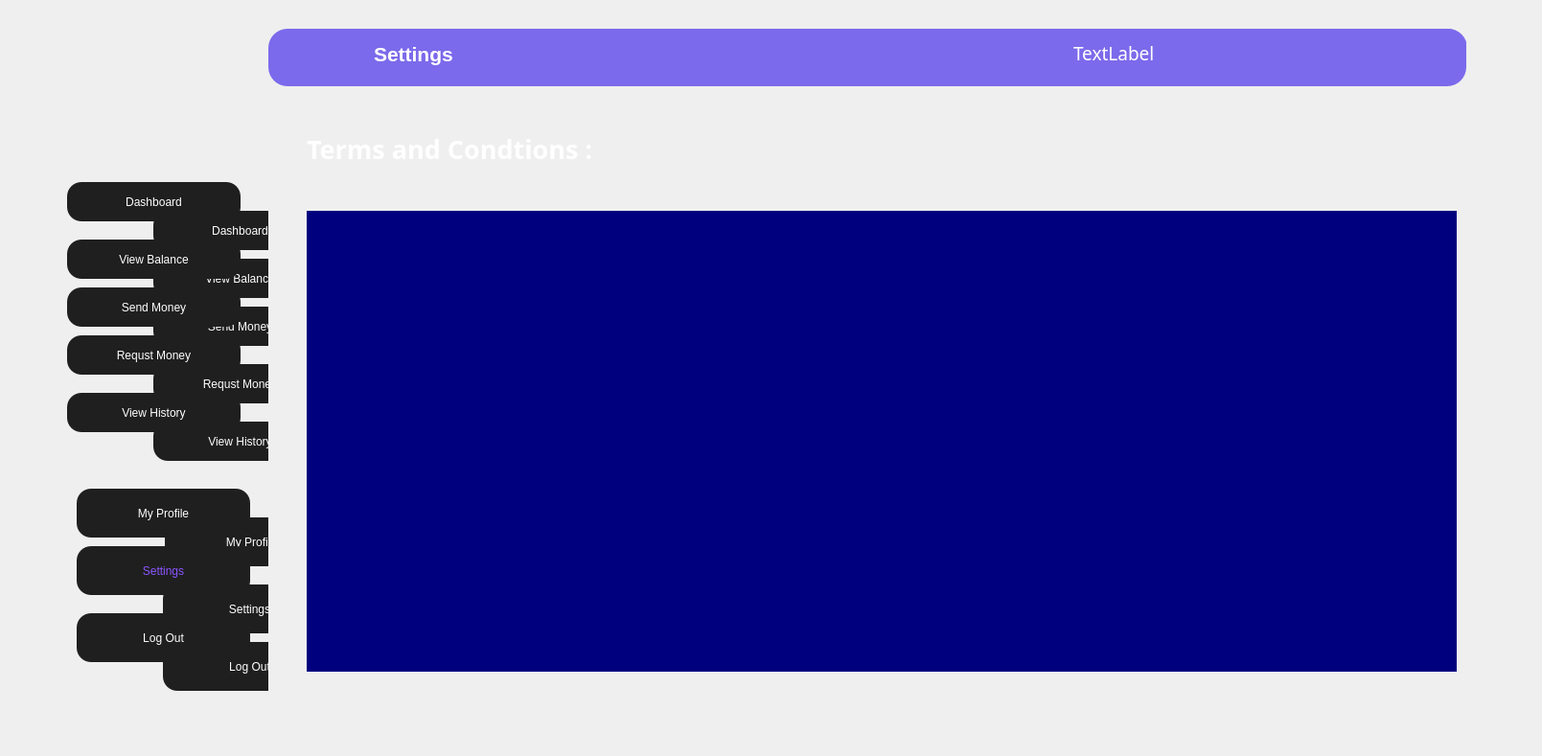
    <widget class="QWidget" name="page_5">
     <widget class="QWidget" name="widget_9" native="true">
      <property name="geometry">
       <rect>
        <x>0</x>
        <y>0</y>
        <width>1600</width>
        <height>780</height>
       </rect>
      </property>
      <widget class="QWidget" name="widget_10" native="true">
       <property name="geometry">
        <rect>
         <x>0</x>
         <y>0</y>
         <width>280</width>
         <height>780</height>
        </rect>
       </property>
       <property name="styleSheet">
        <string notr="true">QPushButton{
	background-color: rgb(31, 31, 31);
	color: rgb(255, 255, 255);
	font: 700 12pt &quot;Arial&quot;;
    border-radius:15px;
}</string>
       </property>
       <widget class="QPushButton" name="pushButton_43">
        <property name="geometry">
         <rect>
          <x>160</x>
          <y>380</y>
          <width>181</width>
          <height>41</height>
         </rect>
        </property>
        <property name="text">
         <string>Requst Money</string>
        </property>
       </widget>
       <widget class="QPushButton" name="pushButton_44">
        <property name="geometry">
         <rect>
          <x>170</x>
          <y>610</y>
          <width>181</width>
          <height>51</height>
         </rect>
        </property>
        <property name="text">
         <string>Settings</string>
        </property>
       </widget>
       <widget class="QPushButton" name="pushButton_45">
        <property name="geometry">
         <rect>
          <x>160</x>
          <y>270</y>
          <width>181</width>
          <height>41</height>
         </rect>
        </property>
        <property name="text">
         <string>View Balance</string>
        </property>
       </widget>
       <widget class="QPushButton" name="pushButton_46">
        <property name="geometry">
         <rect>
          <x>172</x>
          <y>540</y>
          <width>181</width>
          <height>51</height>
         </rect>
        </property>
        <property name="text">
         <string>My Profile</string>
        </property>
       </widget>
       <widget class="QPushButton" name="pushButton_47">
        <property name="geometry">
         <rect>
          <x>160</x>
          <y>220</y>
          <width>181</width>
          <height>41</height>
         </rect>
        </property>
        <property name="text">
         <string>Dashboard</string>
        </property>
       </widget>
       <widget class="QPushButton" name="pushButton_48">
        <property name="geometry">
         <rect>
          <x>160</x>
          <y>440</y>
          <width>181</width>
          <height>41</height>
         </rect>
        </property>
        <property name="styleSheet">
         <string notr="true">background-color: rgb(31, 31, 31);</string>
        </property>
        <property name="text">
         <string>View History</string>
        </property>
       </widget>
       <widget class="QPushButton" name="pushButton_49">
        <property name="geometry">
         <rect>
          <x>160</x>
          <y>320</y>
          <width>181</width>
          <height>41</height>
         </rect>
        </property>
        <property name="text">
         <string>Send Money</string>
        </property>
       </widget>
       <widget class="QPushButton" name="pushButton_50">
        <property name="geometry">
         <rect>
          <x>170</x>
          <y>670</y>
          <width>181</width>
          <height>51</height>
         </rect>
        </property>
        <property name="text">
         <string>Log Out</string>
        </property>
       </widget>
       <widget class="QLabel" name="label_40">
        <property name="geometry">
         <rect>
          <x>0</x>
          <y>10</y>
          <width>281</width>
          <height>780</height>
         </rect>
        </property>
        <property name="styleSheet">
         <string notr="true">background-image: url(:/new/prefix1/leftSide.png);
QPushButton{
	background-color: rgb(31, 31, 31);
	color: rgb(255, 255, 255);
	font: 700 12pt &quot;Arial&quot;;
    border-radius:15px;
}</string>
        </property>
        <property name="text">
         <string/>
        </property>
        <property name="pixmap">
         <pixmap resource="assets.qrc">:/new/prefix1/leftSide.png</pixmap>
        </property>
        <property name="scaledContents">
         <bool>true</bool>
        </property>
       </widget>
       <widget class="QPushButton" name="pushButton_51">
        <property name="geometry">
         <rect>
          <x>70</x>
          <y>410</y>
          <width>181</width>
          <height>41</height>
         </rect>
        </property>
        <property name="styleSheet">
         <string notr="true">background-color: rgb(31, 31, 31);</string>
        </property>
        <property name="text">
         <string>View History</string>
        </property>
       </widget>
       <widget class="QPushButton" name="pushButton_52">
        <property name="geometry">
         <rect>
          <x>80</x>
          <y>640</y>
          <width>181</width>
          <height>51</height>
         </rect>
        </property>
        <property name="text">
         <string>Log Out</string>
        </property>
       </widget>
       <widget class="QPushButton" name="pushButton_53">
        <property name="geometry">
         <rect>
          <x>70</x>
          <y>300</y>
          <width>181</width>
          <height>41</height>
         </rect>
        </property>
        <property name="text">
         <string>Send Money</string>
        </property>
       </widget>
       <widget class="QPushButton" name="pushButton_54">
        <property name="geometry">
         <rect>
          <x>70</x>
          <y>190</y>
          <width>181</width>
          <height>41</height>
         </rect>
        </property>
        <property name="text">
         <string>Dashboard</string>
        </property>
       </widget>
       <widget class="QPushButton" name="pushButton_55">
        <property name="geometry">
         <rect>
          <x>70</x>
          <y>250</y>
          <width>181</width>
          <height>41</height>
         </rect>
        </property>
        <property name="text">
         <string>View Balance</string>
        </property>
       </widget>
       <widget class="QPushButton" name="pushButton_56">
        <property name="geometry">
         <rect>
          <x>80</x>
          <y>510</y>
          <width>181</width>
          <height>51</height>
         </rect>
        </property>
        <property name="text">
         <string>My Profile</string>
        </property>
       </widget>
       <widget class="QPushButton" name="pushButton_57">
        <property name="geometry">
         <rect>
          <x>70</x>
          <y>350</y>
          <width>181</width>
          <height>41</height>
         </rect>
        </property>
        <property name="text">
         <string>Requst Money</string>
        </property>
       </widget>
       <widget class="QPushButton" name="pushButton_58">
        <property name="geometry">
         <rect>
          <x>80</x>
          <y>570</y>
          <width>181</width>
          <height>51</height>
         </rect>
        </property>
        <property name="styleSheet">
         <string notr="true">color: rgb(138, 84, 255);</string>
        </property>
        <property name="text">
         <string>Settings</string>
        </property>
       </widget>
      </widget>
      <widget class="QWidget" name="widget_11" native="true">
       <property name="geometry">
        <rect>
         <x>280</x>
         <y>30</y>
         <width>1250</width>
         <height>60</height>
        </rect>
       </property>
       <property name="styleSheet">
        <string notr="true">background-color: rgb(123, 106, 235);
border-radius:20px;</string>
       </property>
       <widget class="QLabel" name="label_41">
        <property name="geometry">
         <rect>
          <x>110</x>
          <y>1</y>
          <width>201</width>
          <height>51</height>
         </rect>
        </property>
        <property name="font">
         <font>
          <family>Arial</family>
          <pointsize>16</pointsize>
          <bold>true</bold>
         </font>
        </property>
        <property name="styleSheet">
         <string notr="true">background-color: rgb(123, 106, 235);
color:rgb(255, 255, 255);</string>
        </property>
        <property name="text">
         <string>Settings</string>
        </property>
       </widget>
       <widget class="QLabel" name="label_42">
        <property name="geometry">
         <rect>
          <x>840</x>
          <y>0</y>
          <width>411</width>
          <height>51</height>
         </rect>
        </property>
        <property name="font">
         <font>
          <family>Arial Rounded MT Bold</family>
          <pointsize>14</pointsize>
         </font>
        </property>
        <property name="styleSheet">
         <string notr="true">background-color: rgb(123, 106, 235);
color:rgb(255, 255, 255);
</string>
        </property>
        <property name="text">
         <string>TextLabel</string>
        </property>
       </widget>
      </widget>
      <widget class="QLabel" name="label_43">
       <property name="geometry">
        <rect>
         <x>320</x>
         <y>130</y>
         <width>421</width>
         <height>51</height>
        </rect>
       </property>
       <property name="font">
        <font>
         <family>Arial Black</family>
         <pointsize>20</pointsize>
         <bold>true</bold>
        </font>
       </property>
       <property name="styleSheet">
        <string notr="true">color: rgb(255, 255, 255);</string>
       </property>
       <property name="text">
        <string>Terms and Condtions :</string>
       </property>
      </widget>
      <widget class="QLabel" name="label_44">
       <property name="geometry">
        <rect>
         <x>320</x>
         <y>220</y>
         <width>1200</width>
         <height>481</height>
        </rect>
       </property>
       <property name="styleSheet">
        <string notr="true">color: rgb(255, 255, 255);
background-color: rgb(0, 0, 127);</string>
       </property>
       <property name="text">
        <string/>
       </property>
       <property name="pixmap">
        <pixmap resource="assets2.qrc">:/new/prefix2/terms and condtions.png</pixmap>
       </property>
       <property name="scaledContents">
        <bool>true</bool>
       </property>
      </widget>
     </widget>
    </widget>
